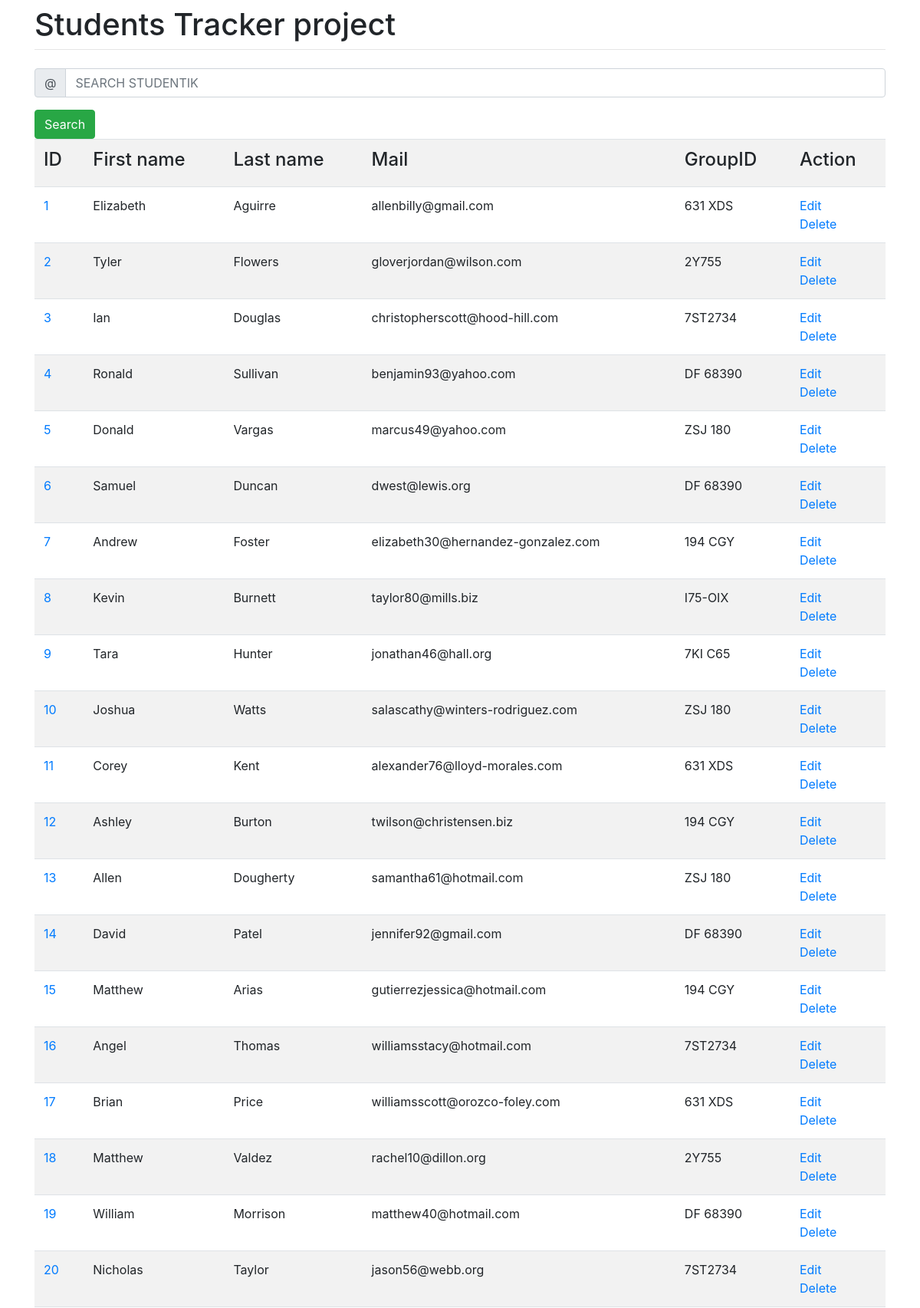
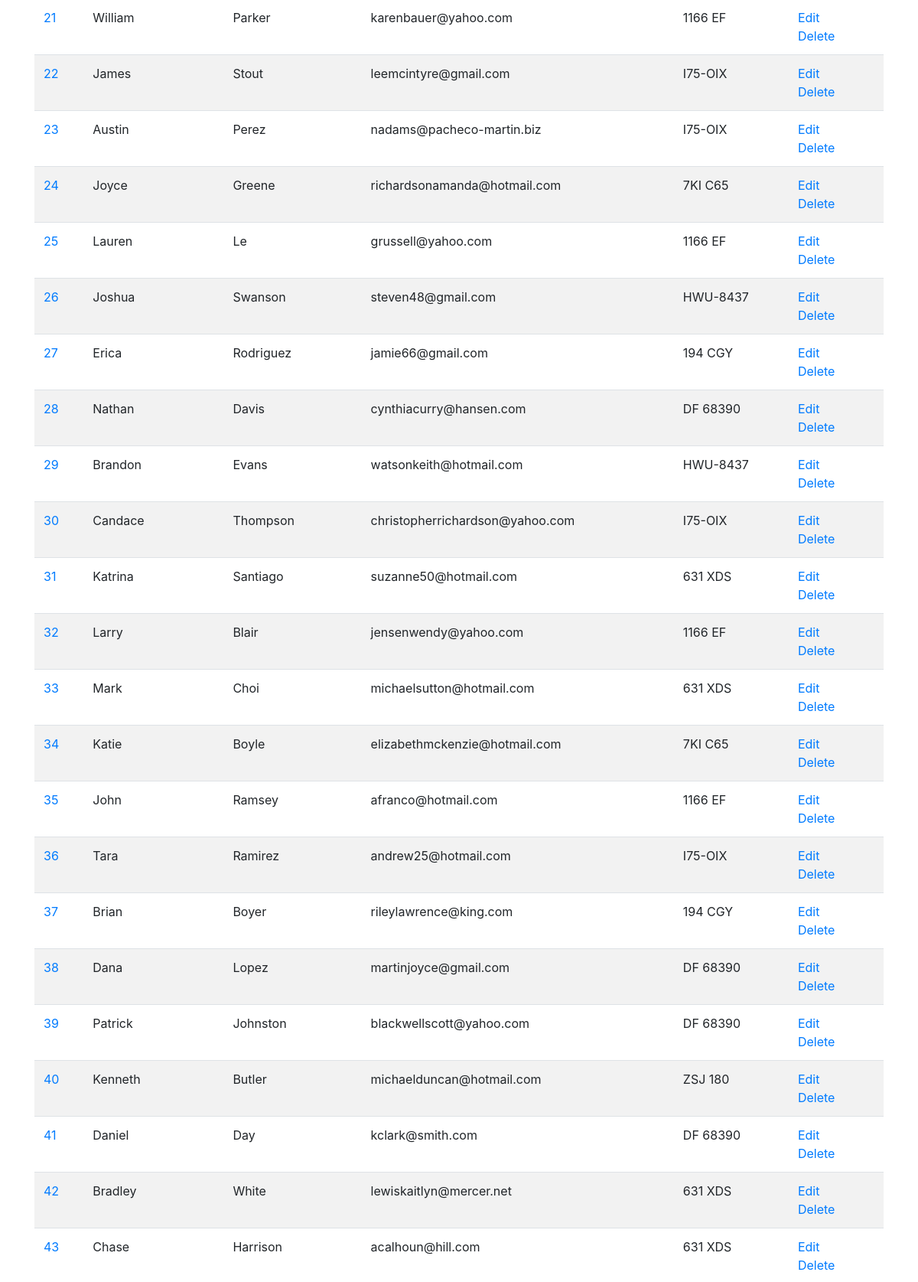
Page /students/list/ (upper part) on the committed database (2 pictures, top to bottom).
### students/models.py (models this page shows, shortened)
class Student(models.Model):
    first_name = models.CharField(max_length=20)
    last_name = models.CharField(max_length=20)
    birth_date = models.DateField()
    emails = models.EmailField()
    phone = models.CharField(max_length=16)
    address = models.CharField(max_length=255, null=True, blank=True)
    group_id = models.ForeignKey('groups.Group',
                                 models.SET_NULL,
                                 null=True,
                                 blank=True)

### groups/models.py (models this page shows, shortened)
class Group(models.Model):
    group_name = models.CharField(max_length=20)
    senior = models.ForeignKey('students.Student',
                               models.SET_NULL,
                               null=True,
                               blank=True, )
    curator = models.ForeignKey('teachers.Teacher',
                                models.SET_NULL,
                                null=True,
                                blank=True,
                                )

### students/views.py (the view)
# urls.py: path('list/', students, name='students-list'),
def students(request):
    queryset = Student.objects.all().select_related('group_id')
    fn = request.GET.get('q')
    if fn:
        q1 = queryset.filter(first_name__istartswith=fn)
        q2 = queryset.filter(last_name__istartswith=fn)
        q3 = queryset.filter(emails__istartswith=fn)
        queryset = q1.union(q2).union(q3)
    return render(request, 'student_list.html', context={'students_list': queryset})

### students/templates/student_list.html (shortened to what this page needs)
{% extends 'base.html' %}
{% block content %}
<form action="/students/list/" method="get">
    <div class="input-group mb-3">
        <div class="input-group-prepend">
            <span class="input-group-text" id="basic-addon1">@</span>
        </div>
        <input aria-describedby="basic-addon1" aria-label="Username" class="form-control" name="first_name"
               placeholder="SEARCH STUDENTIK" type="text">
    </div>
    <button class="btn btn-success" type="submit">Search</button>
</form>
<table class="table table-striped">
    <tr>
        <td scope="col"><h4>ID</h4></td>
        <td scope="col"><h4>First name</h4></td>
        <td scope="col"><h4>Last name</h4></td>
        <td scope="col"><h4>Mail</h4></td>
        <td scope="col"><h4>GroupID</h4></td>
        <td scope="col"><h4>Action</h4></td>
        {% for student in students_list %}
    <tr>
        <td><a href="{% url 'students-edit' pk=student.id %}">{{ student.id }} </a></td>
        <td>{{student.first_name}}</td>
        <td>{{student.last_name}}</td>
        <td>{{student.emails}}</td>
        <td>{{student.group_id.group_name}}</td>
        <td>
            <a href="{% url 'students-edit' pk=student.id %}">Edit</a>
            <br>
            <a href="{% url 'students-delete' pk=student.id %}">Delete</a>
        </td>
    </tr>
    {% endfor %}
</table>
{% endblock content %}

### rows in the picture
Student: id "1", first_name "Elizabeth", last_name "Aguirre", emails "allenbilly@gmail.com", group_id.group_name "631 XDS"
Student: id "2", first_name "Tyler", last_name "Flowers", emails "gloverjordan@wilson.com", group_id.group_name "2Y755"
Student: id "3", first_name "Ian", last_name "Douglas", emails "christopherscott@hood-hill.com", group_id.group_name "7ST2734"
Student: id "4", first_name "Ronald", last_name "Sullivan", emails "benjamin93@yahoo.com", group_id.group_name "DF 68390"
Student: id "5", first_name "Donald", last_name "Vargas", emails "marcus49@yahoo.com", group_id.group_name "ZSJ 180"
Student: id "6", first_name "Samuel", last_name "Duncan", emails "dwest@lewis.org", group_id.group_name "DF 68390"
Student: id "7", first_name "Andrew", last_name "Foster", emails "elizabeth30@hernandez-gonzalez.com", group_id.group_name "194 CGY"
Student: id "8", first_name "Kevin", last_name "Burnett", emails "taylor80@mills.biz", group_id.group_name "I75-OIX"
Student: id "9", first_name "Tara", last_name "Hunter", emails "jonathan46@hall.org", group_id.group_name "7KI C65"
Student: id "10", first_name "Joshua", last_name "Watts", emails "salascathy@winters-rodriguez.com", group_id.group_name "ZSJ 180"
Student: id "11", first_name "Corey", last_name "Kent", emails "alexander76@lloyd-morales.com", group_id.group_name "631 XDS"
Student: id "12", first_name "Ashley", last_name "Burton", emails "twilson@christensen.biz", group_id.group_name "194 CGY"
Student: id "13", first_name "Allen", last_name "Dougherty", emails "samantha61@hotmail.com", group_id.group_name "ZSJ 180"
Student: id "14", first_name "David", last_name "Patel", emails "jennifer92@gmail.com", group_id.group_name "DF 68390"
Student: id "15", first_name "Matthew", last_name "Arias", emails "gutierrezjessica@hotmail.com", group_id.group_name "194 CGY"
Student: id "16", first_name "Angel", last_name "Thomas", emails "williamsstacy@hotmail.com", group_id.group_name "7ST2734"
Student: id "17", first_name "Brian", last_name "Price", emails "williamsscott@orozco-foley.com", group_id.group_name "631 XDS"
Student: id "18", first_name "Matthew", last_name "Valdez", emails "rachel10@dillon.org", group_id.group_name "2Y755"
Student: id "19", first_name "William", last_name "Morrison", emails "matthew40@hotmail.com", group_id.group_name "DF 68390"
Student: id "20", first_name "Nicholas", last_name "Taylor", emails "jason56@webb.org", group_id.group_name "7ST2734"
Student: id "21", first_name "William", last_name "Parker", emails "karenbauer@yahoo.com", group_id.group_name "1166 EF"
Student: id "22", first_name "James", last_name "Stout", emails "leemcintyre@gmail.com", group_id.group_name "I75-OIX"
Student: id "23", first_name "Austin", last_name "Perez", emails "nadams@pacheco-martin.biz", group_id.group_name "I75-OIX"
Student: id "24", first_name "Joyce", last_name "Greene", emails "richardsonamanda@hotmail.com", group_id.group_name "7KI C65"
Student: id "25", first_name "Lauren", last_name "Le", emails "grussell@yahoo.com", group_id.group_name "1166 EF"
Student: id "26", first_name "Joshua", last_name "Swanson", emails "steven48@gmail.com", group_id.group_name "HWU-8437"
Student: id "27", first_name "Erica", last_name "Rodriguez", emails "jamie66@gmail.com", group_id.group_name "194 CGY"
Student: id "28", first_name "Nathan", last_name "Davis", emails "cynthiacurry@hansen.com", group_id.group_name "DF 68390"
Student: id "29", first_name "Brandon", last_name "Evans", emails "watsonkeith@hotmail.com", group_id.group_name "HWU-8437"
Student: id "30", first_name "Candace", last_name "Thompson", emails "christopherrichardson@yahoo.com", group_id.group_name "I75-OIX"
Student: id "31", first_name "Katrina", last_name "Santiago", emails "suzanne50@hotmail.com", group_id.group_name "631 XDS"
Student: id "32", first_name "Larry", last_name "Blair", emails "jensenwendy@yahoo.com", group_id.group_name "1166 EF"
Student: id "33", first_name "Mark", last_name "Choi", emails "michaelsutton@hotmail.com", group_id.group_name "631 XDS"
Student: id "34", first_name "Katie", last_name "Boyle", emails "elizabethmckenzie@hotmail.com", group_id.group_name "7KI C65"
Student: id "35", first_name "John", last_name "Ramsey", emails "afranco@hotmail.com", group_id.group_name "1166 EF"
Student: id "36", first_name "Tara", last_name "Ramirez", emails "andrew25@hotmail.com", group_id.group_name "I75-OIX"
Student: id "37", first_name "Brian", last_name "Boyer", emails "rileylawrence@king.com", group_id.group_name "194 CGY"
Student: id "38", first_name "Dana", last_name "Lopez", emails "martinjoyce@gmail.com", group_id.group_name "DF 68390"
Student: id "39", first_name "Patrick", last_name "Johnston", emails "blackwellscott@yahoo.com", group_id.group_name "DF 68390"
Student: id "40", first_name "Kenneth", last_name "Butler", emails "michaelduncan@hotmail.com", group_id.group_name "ZSJ 180"
Student: id "41", first_name "Daniel", last_name "Day", emails "kclark@smith.com", group_id.group_name "DF 68390"
Student: id "42", first_name "Bradley", last_name "White", emails "lewiskaitlyn@mercer.net", group_id.group_name "631 XDS"
Student: id "43", first_name "Chase", last_name "Harrison", emails "acalhoun@hill.com", group_id.group_name "631 XDS"
